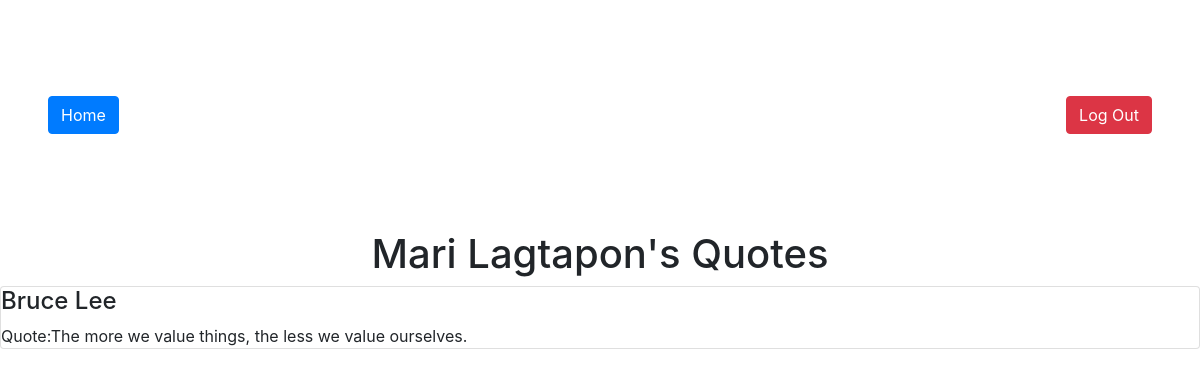
The page /show_user/3 on the database its author committed.
### quote_dash_app/models.py (models this page shows, shortened)
class User(models.Model):
    first_name = models.CharField(max_length=45)
    last_name = models.CharField(max_length=45)
    email = models.CharField(max_length=255)
    password = models.CharField(max_length=255)
    created_at = models.DateTimeField(auto_now_add=True)
    updated_at = models.DateTimeField(auto_now=True)
    objects = UserManager()

class Quote(models.Model):
    author=models.CharField(max_length=255)
    quote= models.TextField()
    user=models.ForeignKey(User, related_name="quotes", on_delete=models.CASCADE)
    likes=models.ManyToManyField(User,related_name="liked_by")
    created_at = models.DateTimeField(auto_now_add=True)
    updated_at = models.DateTimeField(auto_now=True)
    objects = QuoteManager()

### quote_dash_app/views.py (the view)
# urls.py: path('show_user/<int:user_id>', views.show_user),
def show_user(request, user_id):
    context = {
        'user' : User.objects.get(id=user_id)
    }
    return render(request, 'show_user.html', context)

### quote_dash_app/templates/show_user.html (shortened to what this page needs)
<!DOCTYPE html>
<html lang="en">
<head>
    <link rel="stylesheet" href="https://stackpath.bootstrapcdn.com/bootstrap/4.4.1/css/bootstrap.min.css">
</head>
<body>
    <div class="d-flex justify-content-between p-5 my-5">
        <a href="/dashboard" class="btn btn-primary">Home</a>
        <a href="/logout" class="btn btn-danger">Log Out</a>
    </div>
    <h1 class="text-center">{{user.first_name}} {{user.last_name}}'s Quotes</h1>
    {% for quote in user.quotes.all %}
    <div class="card">
        <h4 class="card-text">{{quote.author}}</h4>
        <p class="card-text">Quote:{{quote.quote}}</p>
    </div>
    {% endfor %}
</body>
</html>

### rows shown on the page
User: first_name "Mari", last_name "Lagtapon"
Quote: author "Bruce Lee", quote "The more we value things, the less we value ourselves."
